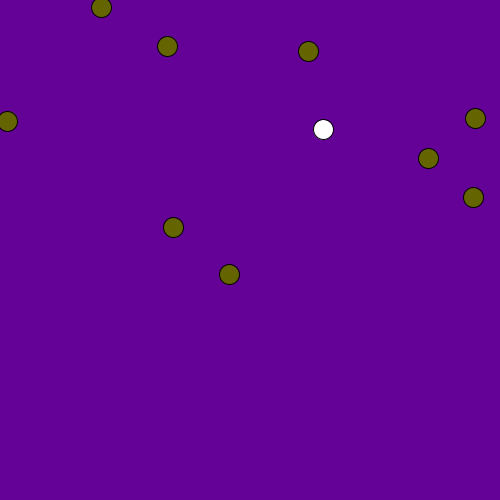
Frame 1 (no input)
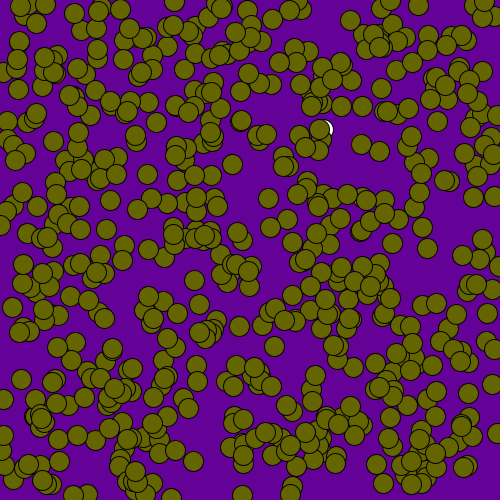
Frame 60 (the mouse pressed at the canvas centre just before this capture)
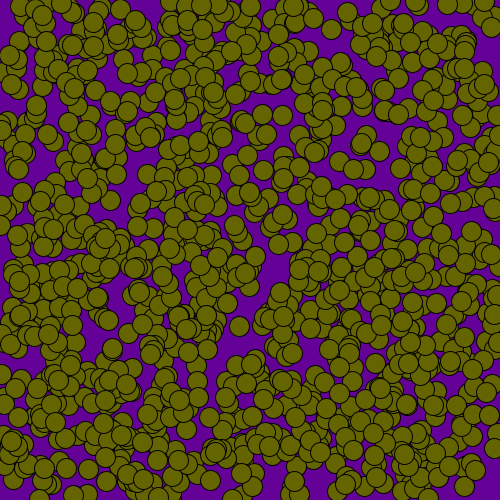
Frame 120 (the mouse held since frame 60 and released just before this capture)

The Processing sketch that drew these frames (run headless with seeded random() and noise(); from frame 60 on, the mouse is pressed at the canvas centre):

// Processing sketch: sketch_210122a
// ── sketch_210122a.pde
void draw(){
  for(int i = 0; i<10;i++){
    float z = random(500);
    float b = random(500);
    ellipse(z,b,20,20);
    fill(100,100,0);
  }
  
}
void setup(){
  size(500,500);
    background(100,1,150);
}

float frequency = .001;
    float noiseInterval = PI;

    void makeMagical() {
        fill( 0, 0, 0, 10 );
        rect(0, 0, width, height);
        noStroke();
    }

    float getWormX(int i) {
        return map(noise(i*noiseInterval + frameCount * frequency), 0, 1, 0, width);
    }

    float getWormY(int i) {
        return map(noise(i*noiseInterval+1 + frameCount * frequency), 0, 1, 0, height);
    }
